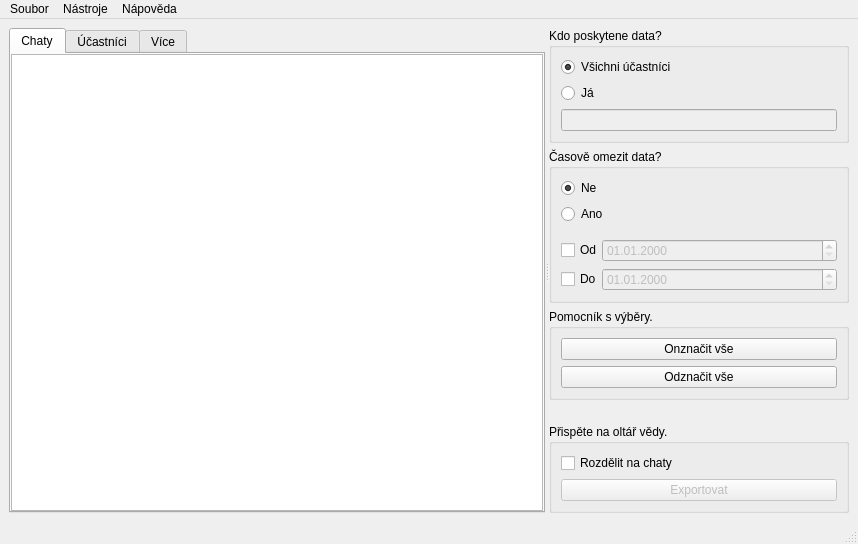
<?xml version="1.0" encoding="UTF-8"?>
<ui version="4.0">
 <class>MainWindow</class>
 <widget class="QMainWindow" name="MainWindow">
  <property name="geometry">
   <rect>
    <x>0</x>
    <y>0</y>
    <width>858</width>
    <height>544</height>
   </rect>
  </property>
  <property name="windowTitle">
   <string>MainWindow</string>
  </property>
  <property name="windowIcon">
   <iconset>
    <normaloff>../img/chateen.svg</normaloff>../img/chateen.svg</iconset>
  </property>
  <widget class="QWidget" name="centralwidget">
   <layout class="QHBoxLayout" name="horizontalLayout">
    <item>
     <widget class="QSplitter" name="splitter">
      <property name="orientation">
       <enum>Qt::Horizontal</enum>
      </property>
      <widget class="QTabWidget" name="tabwidget">
       <property name="enabled">
        <bool>true</bool>
       </property>
       <property name="currentIndex">
        <number>0</number>
       </property>
       <property name="documentMode">
        <bool>false</bool>
       </property>
       <property name="movable">
        <bool>false</bool>
       </property>
       <widget class="QWidget" name="tab_chats">
        <attribute name="title">
         <string>Chaty</string>
        </attribute>
        <layout class="QVBoxLayout" name="verticalLayout_4">
         <property name="spacing">
          <number>0</number>
         </property>
         <property name="leftMargin">
          <number>0</number>
         </property>
         <property name="topMargin">
          <number>0</number>
         </property>
         <property name="rightMargin">
          <number>0</number>
         </property>
         <property name="bottomMargin">
          <number>0</number>
         </property>
         <item>
          <widget class="QTableView" name="table_chats"/>
         </item>
        </layout>
       </widget>
       <widget class="QWidget" name="tab_participants">
        <attribute name="title">
         <string>Účastníci</string>
        </attribute>
        <layout class="QVBoxLayout" name="verticalLayout_3">
         <property name="spacing">
          <number>0</number>
         </property>
         <property name="leftMargin">
          <number>0</number>
         </property>
         <property name="topMargin">
          <number>0</number>
         </property>
         <property name="rightMargin">
          <number>0</number>
         </property>
         <property name="bottomMargin">
          <number>0</number>
         </property>
         <item>
          <widget class="QTableView" name="table_participants"/>
         </item>
        </layout>
       </widget>
       <widget class="QWidget" name="tab_more">
        <property name="enabled">
         <bool>true</bool>
        </property>
        <attribute name="title">
         <string>Více</string>
        </attribute>
        <layout class="QVBoxLayout" name="verticalLayout_7">
         <property name="spacing">
          <number>0</number>
         </property>
         <property name="leftMargin">
          <number>0</number>
         </property>
         <property name="topMargin">
          <number>0</number>
         </property>
         <property name="rightMargin">
          <number>0</number>
         </property>
         <property name="bottomMargin">
          <number>0</number>
         </property>
         <item>
          <widget class="QTextEdit" name="text_more">
           <property name="visible">
            <bool>false</bool>
           </property>
           <property name="readOnly">
            <bool>true</bool>
           </property>
          </widget>
         </item>
         <item>
          <widget class="QTableView" name="table_more"/>
         </item>
        </layout>
       </widget>
      </widget>
      <widget class="QWidget" name="widget_right" native="true">
       <property name="enabled">
        <bool>true</bool>
       </property>
       <property name="maximumSize">
        <size>
         <width>300</width>
         <height>16777215</height>
        </size>
       </property>
       <property name="baseSize">
        <size>
         <width>0</width>
         <height>0</height>
        </size>
       </property>
       <layout class="QVBoxLayout" name="verticalLayout_2">
        <item>
         <widget class="QGroupBox" name="group_who">
          <property name="title">
           <string>Kdo poskytene data?</string>
          </property>
          <layout class="QVBoxLayout" name="verticalLayout_5">
           <item>
            <widget class="QRadioButton" name="radio_button_who_all">
             <property name="text">
              <string>Všichni účastníci</string>
             </property>
             <property name="checked">
              <bool>true</bool>
             </property>
            </widget>
           </item>
           <item>
            <widget class="QRadioButton" name="radio_button_who_one">
             <property name="text">
              <string>Já</string>
             </property>
             <property name="checked">
              <bool>false</bool>
             </property>
            </widget>
           </item>
           <item>
            <widget class="QLineEdit" name="line_edit_participant">
             <property name="enabled">
              <bool>false</bool>
             </property>
             <property name="toolTip">
              <string>Účastníku, zadejte své jméno.</string>
             </property>
             <property name="statusTip">
              <string>Zadejte svém jméno.</string>
             </property>
            </widget>
           </item>
          </layout>
         </widget>
        </item>
        <item>
         <widget class="QGroupBox" name="group_date">
          <property name="title">
           <string>Časově omezit data?</string>
          </property>
          <layout class="QVBoxLayout" name="verticalLayout_6">
           <item>
            <widget class="QWidget" name="widget_date_enable" native="true">
             <layout class="QVBoxLayout" name="verticalLayout_9">
              <property name="spacing">
               <number>6</number>
              </property>
              <property name="leftMargin">
               <number>0</number>
              </property>
              <property name="topMargin">
               <number>0</number>
              </property>
              <property name="rightMargin">
               <number>0</number>
              </property>
              <property name="bottomMargin">
               <number>9</number>
              </property>
              <item>
               <widget class="QRadioButton" name="radio_button_date_no">
                <property name="text">
                 <string>Ne</string>
                </property>
                <property name="checked">
                 <bool>true</bool>
                </property>
               </widget>
              </item>
              <item>
               <widget class="QRadioButton" name="radio_button_date_yes">
                <property name="text">
                 <string>Ano</string>
                </property>
               </widget>
              </item>
             </layout>
            </widget>
           </item>
           <item>
            <widget class="QWidget" name="widget_date_range" native="true">
             <property name="enabled">
              <bool>true</bool>
             </property>
             <property name="visible">
              <bool>false</bool>
             </property>
             <layout class="QVBoxLayout" name="verticalLayout_8">
              <property name="leftMargin">
               <number>0</number>
              </property>
              <property name="topMargin">
               <number>0</number>
              </property>
              <property name="rightMargin">
               <number>0</number>
              </property>
              <property name="bottomMargin">
               <number>0</number>
              </property>
              <item>
               <widget class="QWidget" name="widget_date_from" native="true">
                <layout class="QHBoxLayout" name="horizontalLayout_3">
                 <property name="spacing">
                  <number>0</number>
                 </property>
                 <property name="leftMargin">
                  <number>0</number>
                 </property>
                 <property name="topMargin">
                  <number>0</number>
                 </property>
                 <property name="rightMargin">
                  <number>0</number>
                 </property>
                 <property name="bottomMargin">
                  <number>0</number>
                 </property>
                 <item>
                  <widget class="QCheckBox" name="checkbox_from">
                   <property name="sizePolicy">
                    <sizepolicy hsizetype="Fixed" vsizetype="Fixed">
                     <horstretch>0</horstretch>
                     <verstretch>0</verstretch>
                    </sizepolicy>
                   </property>
                   <property name="text">
                    <string>Od</string>
                   </property>
                  </widget>
                 </item>
                 <item>
                  <widget class="QDateEdit" name="date_from">
                   <property name="enabled">
                    <bool>false</bool>
                   </property>
                   <property name="displayFormat">
                    <string>dd.MM.yyyy</string>
                   </property>
                  </widget>
                 </item>
                </layout>
               </widget>
              </item>
              <item>
               <widget class="QWidget" name="widget_date_to" native="true">
                <layout class="QHBoxLayout" name="horizontalLayout_4">
                 <property name="spacing">
                  <number>0</number>
                 </property>
                 <property name="leftMargin">
                  <number>0</number>
                 </property>
                 <property name="topMargin">
                  <number>0</number>
                 </property>
                 <property name="rightMargin">
                  <number>0</number>
                 </property>
                 <property name="bottomMargin">
                  <number>0</number>
                 </property>
                 <item>
                  <widget class="QCheckBox" name="checkbox_to">
                   <property name="sizePolicy">
                    <sizepolicy hsizetype="Fixed" vsizetype="Fixed">
                     <horstretch>0</horstretch>
                     <verstretch>0</verstretch>
                    </sizepolicy>
                   </property>
                   <property name="text">
                    <string>Do</string>
                   </property>
                  </widget>
                 </item>
                 <item>
                  <widget class="QDateEdit" name="date_to">
                   <property name="enabled">
                    <bool>false</bool>
                   </property>
                   <property name="wrapping">
                    <bool>false</bool>
                   </property>
                   <property name="frame">
                    <bool>true</bool>
                   </property>
                   <property name="displayFormat">
                    <string>dd.MM.yyyy</string>
                   </property>
                  </widget>
                 </item>
                </layout>
               </widget>
              </item>
             </layout>
            </widget>
           </item>
          </layout>
         </widget>
        </item>
        <item>
         <widget class="QGroupBox" name="groupbox_select">
          <property name="title">
           <string>Pomocník s výběry.</string>
          </property>
          <layout class="QVBoxLayout" name="verticalLayout_10">
           <item>
            <widget class="QPushButton" name="btn_select_all">
             <property name="toolTip">
              <string notr="true"/>
             </property>
             <property name="statusTip">
              <string notr="true">Vybere všechny chaty.</string>
             </property>
             <property name="text">
              <string>Onznačit vše</string>
             </property>
            </widget>
           </item>
           <item>
            <widget class="QPushButton" name="btn_deselect_all">
             <property name="statusTip">
              <string>Zruší aktuální výběr.</string>
             </property>
             <property name="text">
              <string>Odznačit vše</string>
             </property>
            </widget>
           </item>
          </layout>
         </widget>
        </item>
        <item>
         <spacer name="verticalSpacer_2">
          <property name="orientation">
           <enum>Qt::Vertical</enum>
          </property>
          <property name="sizeHint" stdset="0">
           <size>
            <width>20</width>
            <height>40</height>
           </size>
          </property>
         </spacer>
        </item>
        <item>
         <widget class="QGroupBox" name="group_export">
          <property name="title">
           <string>Přispěte na oltář vědy.</string>
          </property>
          <layout class="QVBoxLayout" name="verticalLayout">
           <item>
            <widget class="QCheckBox" name="checkbox_export_format">
             <property name="statusTip">
              <string>Pokud je tato volba aktivní, tak výsledné soubory budou rozděleny dle chatů.</string>
             </property>
             <property name="text">
              <string>Rozdělit na chaty</string>
             </property>
            </widget>
           </item>
           <item>
            <widget class="QPushButton" name="btn_export">
             <property name="enabled">
              <bool>false</bool>
             </property>
             <property name="statusTip">
              <string>Vegeneruje data pro korpus.</string>
             </property>
             <property name="text">
              <string>Exportovat</string>
             </property>
            </widget>
           </item>
          </layout>
         </widget>
        </item>
       </layout>
      </widget>
     </widget>
    </item>
   </layout>
  </widget>
  <widget class="QStatusBar" name="statusbar"/>
  <widget class="QMenuBar" name="menubar">
   <property name="geometry">
    <rect>
     <x>0</x>
     <y>0</y>
     <width>858</width>
     <height>22</height>
    </rect>
   </property>
   <widget class="QMenu" name="menu_file">
    <property name="title">
     <string>Soubor</string>
    </property>
    <property name="toolTipsVisible">
     <bool>true</bool>
    </property>
    <addaction name="menu_file_open"/>
   </widget>
   <widget class="QMenu" name="menu_help">
    <property name="title">
     <string>Nápověda</string>
    </property>
    <addaction name="menu_help_help"/>
    <addaction name="menu_help_about"/>
   </widget>
   <widget class="QMenu" name="menu_tools">
    <property name="title">
     <string>Nástroje</string>
    </property>
    <addaction name="menu_tools_reduce"/>
    <addaction name="menu_tools_clean"/>
   </widget>
   <addaction name="menu_file"/>
   <addaction name="menu_tools"/>
   <addaction name="menu_help"/>
  </widget>
  <action name="menu_help_help">
   <property name="text">
    <string>Nápověda programu</string>
   </property>
   <property name="toolTip">
    <string>Zobrazí nápovědu programu.</string>
   </property>
   <property name="statusTip">
    <string>Zobrazí nápovědu programu.</string>
   </property>
   <property name="shortcut">
    <string>F1</string>
   </property>
  </action>
  <action name="menu_help_about">
   <property name="text">
    <string>O projektu</string>
   </property>
   <property name="toolTip">
    <string>Zobrazí více informací o projektu.</string>
   </property>
   <property name="statusTip">
    <string>Zobrazí více informací o projektu.</string>
   </property>
  </action>
  <action name="menu_tools_reduce">
   <property name="text">
    <string>Fejkař Otto</string>
   </property>
   <property name="toolTip">
    <string>Nástroj pro zjednodušení databáze.</string>
   </property>
   <property name="statusTip">
    <string>Sjednotí přispěvatele co majé méně než 50 zpráv a chaty co mají méně než 100 zpráv.</string>
   </property>
  </action>
  <action name="menu_tools_clean">
   <property name="text">
    <string>Vymazat</string>
   </property>
   <property name="toolTip">
    <string>Smaže všechna načtená data.</string>
   </property>
   <property name="statusTip">
    <string>Smaže všechna načtená data.</string>
   </property>
  </action>
  <action name="menu_file_open">
   <property name="text">
    <string>Otevřít</string>
   </property>
   <property name="toolTip">
    <string>Otevřít soubor JSON s daty o vašich konverzacích.</string>
   </property>
   <property name="statusTip">
    <string>Otevřít soubor JSON s daty o vašich konverzacích.</string>
   </property>
   <property name="shortcut">
    <string>Ctrl+O</string>
   </property>
  </action>
 </widget>
 <resources/>
 <connections>
  <connection>
   <sender>radio_button_who_one</sender>
   <signal>toggled(bool)</signal>
   <receiver>line_edit_participant</receiver>
   <slot>setEnabled(bool)</slot>
   <hints>
    <hint type="sourcelabel">
     <x>705</x>
     <y>102</y>
    </hint>
    <hint type="destinationlabel">
     <x>705</x>
     <y>132</y>
    </hint>
   </hints>
  </connection>
  <connection>
   <sender>checkbox_from</sender>
   <signal>toggled(bool)</signal>
   <receiver>date_from</receiver>
   <slot>setEnabled(bool)</slot>
   <hints>
    <hint type="sourcelabel">
     <x>578</x>
     <y>201</y>
    </hint>
    <hint type="destinationlabel">
     <x>728</x>
     <y>201</y>
    </hint>
   </hints>
  </connection>
  <connection>
   <sender>checkbox_to</sender>
   <signal>toggled(bool)</signal>
   <receiver>date_to</receiver>
   <slot>setEnabled(bool)</slot>
   <hints>
    <hint type="sourcelabel">
     <x>577</x>
     <y>233</y>
    </hint>
    <hint type="destinationlabel">
     <x>728</x>
     <y>233</y>
    </hint>
   </hints>
  </connection>
  <connection>
   <sender>radio_button_date_no</sender>
   <signal>clicked(bool)</signal>
   <receiver>widget_date_range</receiver>
   <slot>hide()</slot>
   <hints>
    <hint type="sourcelabel">
     <x>705</x>
     <y>199</y>
    </hint>
    <hint type="destinationlabel">
     <x>705</x>
     <y>280</y>
    </hint>
   </hints>
  </connection>
  <connection>
   <sender>radio_button_date_yes</sender>
   <signal>clicked(bool)</signal>
   <receiver>widget_date_range</receiver>
   <slot>show()</slot>
   <hints>
    <hint type="sourcelabel">
     <x>705</x>
     <y>226</y>
    </hint>
    <hint type="destinationlabel">
     <x>705</x>
     <y>280</y>
    </hint>
   </hints>
  </connection>
  <connection>
   <sender>menu_tools_clean</sender>
   <signal>triggered()</signal>
   <receiver>MainWindow</receiver>
   <slot>callback_menu_tools_clean()</slot>
   <hints>
    <hint type="sourcelabel">
     <x>-1</x>
     <y>-1</y>
    </hint>
    <hint type="destinationlabel">
     <x>441</x>
     <y>271</y>
    </hint>
   </hints>
  </connection>
  <connection>
   <sender>menu_tools_reduce</sender>
   <signal>triggered()</signal>
   <receiver>MainWindow</receiver>
   <slot>callback_menu_tools_reduce()</slot>
   <hints>
    <hint type="sourcelabel">
     <x>-1</x>
     <y>-1</y>
    </hint>
    <hint type="destinationlabel">
     <x>441</x>
     <y>271</y>
    </hint>
   </hints>
  </connection>
  <connection>
   <sender>btn_select_all</sender>
   <signal>clicked()</signal>
   <receiver>MainWindow</receiver>
   <slot>callback_btn_select_all_clicked()</slot>
   <hints>
    <hint type="sourcelabel">
     <x>702</x>
     <y>301</y>
    </hint>
    <hint type="destinationlabel">
     <x>441</x>
     <y>271</y>
    </hint>
   </hints>
  </connection>
  <connection>
   <sender>btn_deselect_all</sender>
   <signal>clicked()</signal>
   <receiver>MainWindow</receiver>
   <slot>callback_btn_deselect_all_clicked()</slot>
   <hints>
    <hint type="sourcelabel">
     <x>702</x>
     <y>335</y>
    </hint>
    <hint type="destinationlabel">
     <x>441</x>
     <y>271</y>
    </hint>
   </hints>
  </connection>
  <connection>
   <sender>btn_export</sender>
   <signal>clicked()</signal>
   <receiver>MainWindow</receiver>
   <slot>callback_btn_export()</slot>
   <hints>
    <hint type="sourcelabel">
     <x>702</x>
     <y>478</y>
    </hint>
    <hint type="destinationlabel">
     <x>441</x>
     <y>271</y>
    </hint>
   </hints>
  </connection>
  <connection>
   <sender>radio_button_who_one</sender>
   <signal>toggled(bool)</signal>
   <receiver>MainWindow</receiver>
   <slot>callback_check_export_is_ready()</slot>
   <hints>
    <hint type="sourcelabel">
     <x>702</x>
     <y>102</y>
    </hint>
    <hint type="destinationlabel">
     <x>441</x>
     <y>271</y>
    </hint>
   </hints>
  </connection>
  <connection>
   <sender>radio_button_date_yes</sender>
   <signal>toggled(bool)</signal>
   <receiver>MainWindow</receiver>
   <slot>callback_check_export_is_ready()</slot>
   <hints>
    <hint type="sourcelabel">
     <x>702</x>
     <y>226</y>
    </hint>
    <hint type="destinationlabel">
     <x>441</x>
     <y>271</y>
    </hint>
   </hints>
  </connection>
  <connection>
   <sender>line_edit_participant</sender>
   <signal>textChanged(QString)</signal>
   <receiver>MainWindow</receiver>
   <slot>callback_check_export_is_ready()</slot>
   <hints>
    <hint type="sourcelabel">
     <x>702</x>
     <y>132</y>
    </hint>
    <hint type="destinationlabel">
     <x>441</x>
     <y>271</y>
    </hint>
   </hints>
  </connection>
  <connection>
   <sender>date_from</sender>
   <signal>dateChanged(QDate)</signal>
   <receiver>MainWindow</receiver>
   <slot>callback_check_export_is_ready()</slot>
   <hints>
    <hint type="sourcelabel">
     <x>631</x>
     <y>169</y>
    </hint>
    <hint type="destinationlabel">
     <x>428</x>
     <y>271</y>
    </hint>
   </hints>
  </connection>
  <connection>
   <sender>date_to</sender>
   <signal>dateChanged(QDate)</signal>
   <receiver>MainWindow</receiver>
   <slot>callback_check_export_is_ready()</slot>
   <hints>
    <hint type="sourcelabel">
     <x>630</x>
     <y>187</y>
    </hint>
    <hint type="destinationlabel">
     <x>428</x>
     <y>271</y>
    </hint>
   </hints>
  </connection>
  <connection>
   <sender>checkbox_from</sender>
   <signal>toggled(bool)</signal>
   <receiver>MainWindow</receiver>
   <slot>callback_check_export_is_ready()</slot>
   <hints>
    <hint type="sourcelabel">
     <x>581</x>
     <y>169</y>
    </hint>
    <hint type="destinationlabel">
     <x>428</x>
     <y>271</y>
    </hint>
   </hints>
  </connection>
  <connection>
   <sender>checkbox_to</sender>
   <signal>toggled(bool)</signal>
   <receiver>MainWindow</receiver>
   <slot>callback_check_export_is_ready()</slot>
   <hints>
    <hint type="sourcelabel">
     <x>580</x>
     <y>187</y>
    </hint>
    <hint type="destinationlabel">
     <x>428</x>
     <y>271</y>
    </hint>
   </hints>
  </connection>
  <connection>
   <sender>radio_button_who_all</sender>
   <signal>toggled(bool)</signal>
   <receiver>checkbox_export_format</receiver>
   <slot>setEnabled(bool)</slot>
   <hints>
    <hint type="sourcelabel">
     <x>702</x>
     <y>75</y>
    </hint>
    <hint type="destinationlabel">
     <x>702</x>
     <y>448</y>
    </hint>
   </hints>
  </connection>
  <connection>
   <sender>menu_file_open</sender>
   <signal>triggered()</signal>
   <receiver>MainWindow</receiver>
   <slot>callback_menu_file_open()</slot>
   <hints>
    <hint type="sourcelabel">
     <x>-1</x>
     <y>-1</y>
    </hint>
    <hint type="destinationlabel">
     <x>428</x>
     <y>271</y>
    </hint>
   </hints>
  </connection>
  <connection>
   <sender>menu_help_help</sender>
   <signal>triggered()</signal>
   <receiver>MainWindow</receiver>
   <slot>callback_menu_help_help()</slot>
   <hints>
    <hint type="sourcelabel">
     <x>-1</x>
     <y>-1</y>
    </hint>
    <hint type="destinationlabel">
     <x>428</x>
     <y>271</y>
    </hint>
   </hints>
  </connection>
  <connection>
   <sender>menu_help_about</sender>
   <signal>triggered()</signal>
   <receiver>MainWindow</receiver>
   <slot>callback_menu_help_about()</slot>
   <hints>
    <hint type="sourcelabel">
     <x>-1</x>
     <y>-1</y>
    </hint>
    <hint type="destinationlabel">
     <x>428</x>
     <y>271</y>
    </hint>
   </hints>
  </connection>
 </connections>
 <slots>
  <slot>callback_menu_file_open()</slot>
  <slot>callback_menu_tools_clean()</slot>
  <slot>callback_menu_tools_reduce()</slot>
  <slot>callback_table_chats_cell_changed(int,int)</slot>
  <slot>callback_table_chats_cell_clicked(int,int)</slot>
  <slot>callback_btn_select_all_clicked()</slot>
  <slot>callback_btn_deselect_all_clicked()</slot>
  <slot>callback_btn_export()</slot>
  <slot>callback_check_export_is_ready()</slot>
  <slot>callback_menu_help_help()</slot>
  <slot>callback_menu_help_about()</slot>
 </slots>
</ui>
